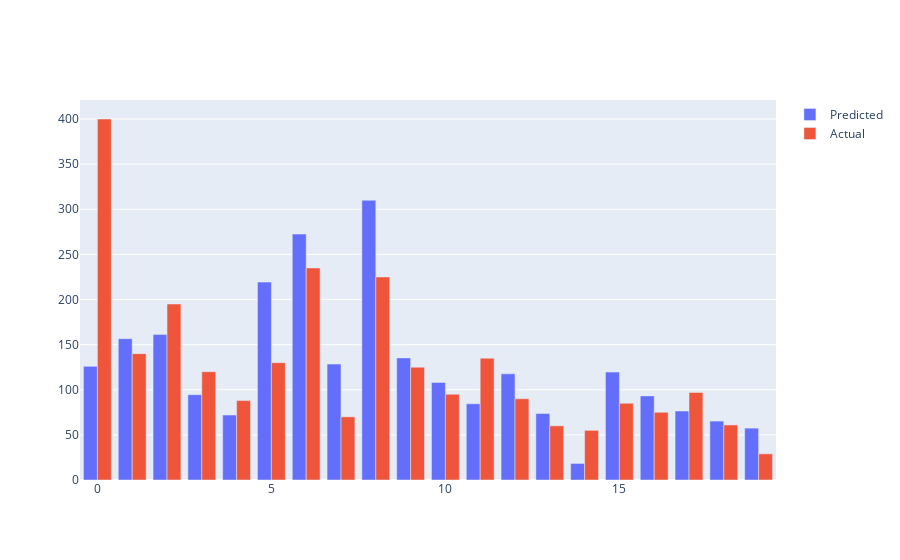

Notebook source saved alongside this figure:
### Code cell
title=['Pred vs Actual']
fig = go.Figure(data=[
    go.Bar(name='Predicted', x=error_airbnb.index, y=error_airbnb['Predicted Values']),
    go.Bar(name='Actual', x=error_airbnb.index, y=error_airbnb['Actual Values'])
])

fig.update_layout(barmode='group')
fig.show()

### Figure 1 — Plotly figure (JSON) as saved in the notebook; plotly's stock layout.template omitted (floating-point values rounded to 4 significant figures)
{"data": [{"name": "Predicted", "type": "bar", "x": [0, 1, 2, 3, 4, 5, 6, 7, 8, 9, 10, 11, 12, 13, 14, 15, 16, 17, 18, 19], "y": [125.9, 156.6, 161.3, 94.54, 71.98, 219.3, 272.5, 128.5, 309.9, 135.3, 108.1, 84.44, 117.6, 73.61, 18.36, 119.6, 93.21, 76.43, 65.29, 57.47]}, {"name": "Actual", "type": "bar", "x": [0, 1, 2, 3, 4, 5, 6, 7, 8, 9, 10, 11, 12, 13, 14, 15, 16, 17, 18, 19], "y": [400, 140, 195, 120, 88, 130, 235, 70, 225, 125, 95, 135, 90, 60, 55, 85, 75, 97, 61, 29]}], "layout": {"barmode": "group"}}
